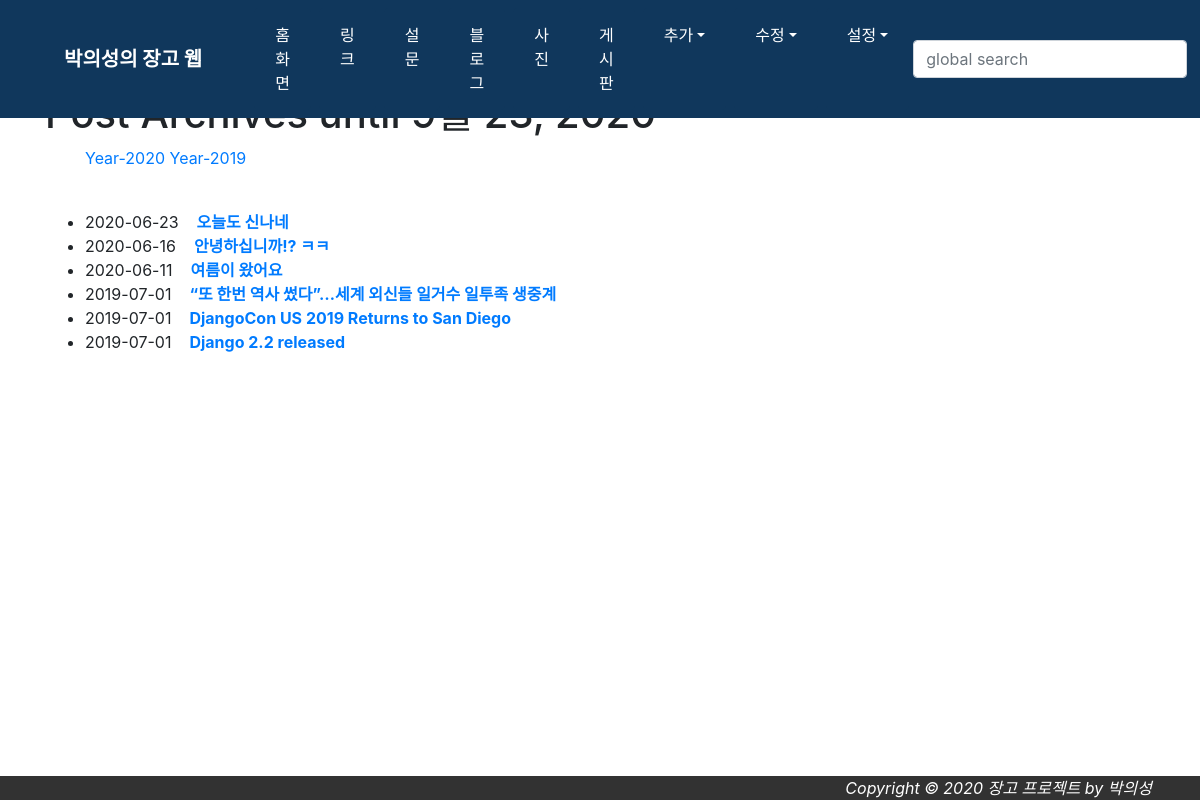
Screenshot of /blog/archive/ with the database file from the repository.
### blog/models.py (models this page shows, shortened)
class Post(models.Model):
    title = models.CharField(verbose_name='TITLE', max_length=50)
    slug = models.SlugField('SLUG', unique=True, allow_unicode=True, help_text='one word for title alias.')
    description = models.CharField('DESCRIPTION', max_length=100, blank=True, help_text='simple description text.')
    content = models.TextField('CONTENT')
    create_dt = models.DateTimeField('CREATE DATE', auto_now_add=True)
    modify_dt = models.DateTimeField('MODIFY DATE', auto_now=True)
    tags = TaggableManager(blank=True)
    owner = models.ForeignKey(User, on_delete=models.CASCADE, verbose_name='OWNER', blank=True, null=True)
    class Meta:
        verbose_name = 'post'
        verbose_name_plural = 'posts'
        db_table = 'blog_posts'
        ordering = ('-modify_dt',)
    def get_absolute_url(self):
        return reverse('blog:post_detail', args=(self.slug,))

### blog/views.py (the view)
# urls.py: path('archive/', views.PostAV.as_view(), name='post_archive'),
class PostAV(ArchiveIndexView):
    model = Post
    date_field = 'modify_dt'

### blog/templates/blog/post_archive.html (shortened to what this page needs)
{% extends "base.html" %}
{% block content %}
<h1>Post Archives until {% now "N d, Y" %}</h1>
<ul>
    {% for date in date_list %}
    <li style="display: inline;">
        <a href="{% url 'blog:post_year_archive' date|date:'Y' %}">Year-{{ date|date:"Y" }}</a></li>
    {% endfor %}
</ul>
<br/>
<div>
    <ul>
        {% for post in object_list %}
        <li>{{ post.modify_dt|date:"Y-m-d" }}&nbsp;&nbsp;&nbsp;
        <a href="{{ post.get_absolute_url }}"><strong>{{ post.title }}</strong></a></li>
        {% endfor %}
    </ul>
</div>
{% endblock %}

### rows the page displays
Post: modify_dt "2020-06-23", title "오늘도 신나네"
Post: modify_dt "2020-06-16", title "안녕하십니까!? ㅋㅋ"
Post: modify_dt "2020-06-11", title "여름이 왔어요"
Post: modify_dt "2019-07-01", title "“또 한번 역사 썼다”…세계 외신들 일거수 일투족 생중계"
Post: modify_dt "2019-07-01", title "DjangoCon US 2019 Returns to San Diego"
Post: modify_dt "2019-07-01", title "Django 2.2 released"

### other values shown
{{ date|date:"Y" }} "2020" "2019"
